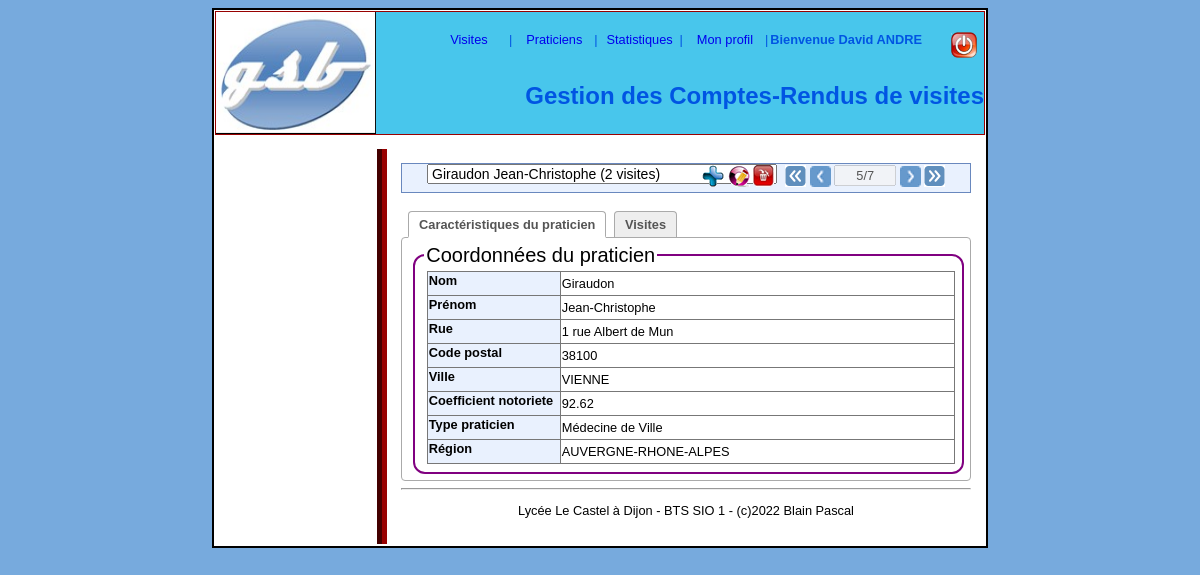
The app's page /index.php?choixTraitement=praticien&action=voir&lstPraticiens=37 (signed in) with its own data.
### tables this page shows
CREATE TABLE `praticien` (
  `pNum` int NOT NULL,
  `pNom` varchar(25) DEFAULT NULL,
  `pPrenom` varchar(30) DEFAULT NULL,
  `pRue` varchar(50) DEFAULT NULL,
  `pCP` varchar(5) DEFAULT NULL,
  `pVille` varchar(32) DEFAULT NULL,
  `pCoefNotoriete` float DEFAULT NULL,
  `tCode` varchar(2) NOT NULL,
  `region` smallint DEFAULT NULL,
  PRIMARY KEY (`pNum`),
  KEY `tCode` (`tCode`),
  CONSTRAINT `praticien_ibfk_1` FOREIGN KEY (`tCode`) REFERENCES `type_praticien` (`tCode`) ON UPDATE CASCADE
);

CREATE TABLE `type_praticien` (
  `tCode` varchar(2) NOT NULL,
  `tLibelle` varchar(31) DEFAULT NULL,
  `tLieu` varchar(31) DEFAULT NULL,
  PRIMARY KEY (`tCode`)
);

CREATE TABLE `parametre` (
  `pType` varchar(7) NOT NULL,
  `pIndice` smallint NOT NULL,
  `pLibelle` varchar(110) DEFAULT NULL,
  `pCategorie` varchar(1) DEFAULT NULL,
  `pPlancher` smallint DEFAULT NULL,
  `pPlafond` smallint DEFAULT NULL,
  PRIMARY KEY (`pType`,`pIndice`),
  CONSTRAINT `parametre_ibfk_1` FOREIGN KEY (`pType`) REFERENCES `typeParametre` (`tlId`)
);

### modele/classPDO.php (called while the page is built, shortened)
<?php
class PdoBD
{
	private static $serveur='mysql:host=localhost:3306';
	private static $bdd='dbname=gsb';
	private static $user='root';
	private static $mdp='';
	private static $monPdo;
	private static $monPdoBD=null;
	private function __construct()
	{
		PdoBD::$monPdo = new PDO(PdoBD::$serveur.';'.PdoBD::$bdd, PdoBD::$user, PdoBD::$mdp);
		PdoBD::$monPdo->query("SET CHARACTER SET utf8");
	}
	public  static function getPdoBD()
	{
		if(PdoBD::$monPdoBD==null)	{PdoBD::$monPdoBD= new PdoBD();}
		return PdoBD::$monPdoBD;
	}
	public function getLesPraticiens($region)
	{
		$req = "SELECT distinct p.pNum,pNom,pPrenom,region,count(vNum) as nbVisites
					FROM praticien p LEFT JOIN visite v ON (p.pNum=v.pNum";
		($_SESSION['region']==0)?$req.=") group by pNom,pPrenom,p.pNum,region;":$req.=" and uId='".$_SESSION['idUtilisateur']."') WHERE region = $region group by pNom,pPrenom,p.pNum,region;";
		$rs = PdoBD::$monPdo->query($req);
		$lesLignes = $rs->fetchAll();
		return $lesLignes;
	}
	public function getInfosPraticien($idfP)
	{
		$req = "SELECT pNum,pNom,pPrenom,pRue,pCP,pVille,pCoefNotoriete,p.tCode,tp.tLibelle as wTypeLibelle,p.region,r.plibelle as wRegion
					FROM praticien p
					INNER JOIN type_praticien tp ON tp.tCode = p.tCode
					INNER JOIN parametre r ON (r.pType='region' AND r.pIndice=p.region)
					WHERE pNum='$idfP'
					";
		$rs = PdoBD::$monPdo->query($req);
		$ligne = $rs->fetch();
		return $ligne;
	}
}
?>

### vues/v_choixPraticien.php (the view, shortened to what this page needs)
<?php
	$nbL=count($lesLignes);
	echo '
	<form name="choixP" action="index.php?choixTraitement=praticien&action=voir" method="post">
	<h2>'.$titre; ?>
	        <select name="lstPraticiens" STYLE="width:350px;" onchange="submit();">
	            <?php
				$noL=1;
	            if (!isset($_REQUEST['lstPraticiens'])) {$choix = 'premier';} else {$choix =$_REQUEST['lstPraticiens'];}
	            $i=1;
	            foreach ($lesLignes as $uneLigne)
				{
					if($uneLigne['pNum'] == $choix or $choix == 'premier')
						{echo "<option selected value=\"".$uneLigne['pNum']."\">".$uneLigne['pNom']." ".$uneLigne['pPrenom']." (".$uneLigne['nbVisites']." visites)</option>\n	";
						$choix = $uneLigne['pNum'];
						$noL=$i;
						}
					else
						{echo "<option value=\"".$uneLigne['pNum']."\">".$uneLigne['pNom']." ".$uneLigne['pPrenom']." (".$uneLigne['nbVisites']." visites)</option>\n		";
						$i=$i+1;}
				}
			    echo '
	        </select>
			</h2>'
?>
	        <div id='navigation'>
		        <input type="image"		id="zNouveau" 	title="Ajouter" 	src="images/ajout.gif" 		onclick="faire('choixP', 'ajouter')">
                <input type="image"		id="zModif" 	title="Modifier" 	src="images/modif.gif" 		onclick="faire('choixP', 'modifier')">
                <input type="image"		id="zSupprime" 	title="Supprimer"	src="images/supprimer.gif" 	onclick="faire('choixP', 'supprimer')">&nbsp;&nbsp;
                <input type="image"		id="zPremier" 	title="premier" 	src="images/goPremier.gif" 	onclick="premier('choixP','lstPraticiens')">
		        <input type="image" 	id="zPrecedent" title="pr&eacute;c&eacute;dent" src="images/goPrecedent.gif" onclick="precedent('choixP','lstPraticiens')">
<?php echo '
				<input type="text" 	id="zNumero" value="'.$noL.'/'.$nbL.'" disabled="true" size="5" style="text-align:center;vertical-align:top;">'; ?>
		        <input type="image" 	id="zSuivant" 	title="suivant" 	src="images/goSuivant.gif" 	onclick="suivant('choixP','lstPraticiens')">
		        <input type="image"	id="zDernier" 		title="dernier" 	src="images/goDernier.gif" 	onclick="dernier('choixP','lstPraticiens')">
		    </div>
	</form>

### vues/v_fichePraticien.php (shortened to what this page needs)
<?php
$titre="Caract&eacute;ristiques du praticien";
echo ('
		<div id="fiche">
			<ul class="lesOnglets">
				<li class="actif onglet" 	id="onglet1" onclick="javascript:Affiche(\'1\',2);">'.$titre.'</li>
				<li class="inactif onglet" 	id="onglet2" onclick="javascript:Affiche(\'2\',2);">Visites</li>
			</ul>');
 echo ("
	 	<div style='display: block;' class='unOnglet' id='contenuOnglet1'>
 			<table style='border: 0px solid white;'>
			<tr>
				<td style='border :0px;'>
				<fieldset>	<legend>Coordonn&eacute;es du praticien ");
echo ("						</legend>
					<table>
						<tr><th style='width:120px;'>Nom</th>	<td>".$lesInfosPraticien['pNom']."</td> </tr>
						<tr><th>Pr&eacute;nom</th>				<td>".$lesInfosPraticien['pPrenom']."</td></tr>
						<tr><th>Rue</th>						<td>".$lesInfosPraticien['pRue']."</td></tr>
						<tr><th>Code postal</th>				<td>".$lesInfosPraticien['pCP']."</td></tr>
						<tr><th>Ville</th>						<td>".$lesInfosPraticien['pVille']."</td></tr>
						<tr><th>Coefficient notoriete</th>		<td>".$lesInfosPraticien['pCoefNotoriete']."</td></tr>
						<tr><th>Type praticien</th>				<td>".$lesInfosPraticien['wTypeLibelle']."</td></tr>
						<tr><th>R&eacute;gion</th>				<td>".$lesInfosPraticien['wRegion']."</td></tr>
						");
echo ("				</table>
				</fieldset>
				</td>
			</tr>
			</table>
	</div>");
echo ("
		<div style='display: none;' class='unOnglet' id='contenuOngletX'>
			<fieldset><legend>XXXX</legend>
			<table>
				<tr><th style='width:130px;'>.....</th></tr>
				<tr><td>xxxx</td></tr>
			</table>
			</fieldset>
		</div>
	</div>");
?>

### styles/styles.css (style rules this page uses)
body { background-color: #77AADD; //background-image: url(imgs/FONDGLOBAL.jpg); background-repeat: repeat-x; margin:0% 0%; padding : 0.6em; font-family:"Trebuchet MS",Verdana,Geneva,Arial,Helvetica,sans-serif; font-size:0.8em; }
#contenu h2 { font-size : large; text-align:left; margin:0; margin-bottom:0.5em; }
form { margin-bottom:1em; }
input, button, textarea, select { font-family:"Trebuchet MS", sans-serif; font-size : 1em; }
#contenu table { background-color:#FFF; border : 0.1em solid #777777; color:black; margin-right : auto ; margin-left:0.2em; border-collapse : collapse; }
#contenu th { background-color:#E9F1FE; //bleu clair ou bleu plus soutenu : #77AADD; width: 130px; height: 21px; text-align: left; vertical-align:top; border-bottom:0.1em solid #777777; //font-size:1.1em; }
#contenu td { border :1px solid #777777; //font-size:1.1em; }
table { width:100%; border-collapse:collapse; }
fieldset { border-radius : 12px; border:2px solid ; border-color: purple; }
legend { font-size: 20px; }
#contenu h2 { font-family: Verdana, Arial, Helvetica, sans-serif; font-size: 14px; font-weight: bold; color: #1D2941; text-decoration: none; border : 1px solid #6988BE; padding-left: 25px; background-color: #E9F1FE; height : 28px; }
.lesOnglets { margin: 0; padding:0 0 0 5px; }
.unOnglet { background-color:white; margin-top:-1px; padding:5px; display:none; border:1px solid #AAA; border-radius:4px; -webkit-border-radius:4px; -moz-border-radius:4px; color:#555; cursor: text; }
.onglet { display:inline-block; margin:5px 2px 0 2px; padding:5px 10px ; border:1px solid #AAA; border-bottom:none; border-radius:5px 5px 0 0; -webkit-border-radius:4px 4px 0 0; -moz-border-radius:4px 4px 0 0; color:#555; cursor: pointer; font-weight:bold; }
.inactif { background:#EEE; }
.actif { background:white; border-bottom:2px solid white; padding-bottom:4px; cursor:text; }

### records on screen
praticien: pNom "Giraudon", pPrenom "Jean-Christophe", pRue "1 rue Albert de Mun", pCP "38100", pVille "VIENNE", pCoefNotoriete "92.62", tCode.tLibelle "Médecine de Ville", parametre.pLibelle "AUVERGNE-RHONE-ALPES"

### other values on screen
$_SESSION['prenom'] "David"
$_SESSION['nom'] "ANDRE"
$titre "Caractéristiques du praticien"
form field lstPraticiens "Giraudon Jean-Christophe (2 visites)"
